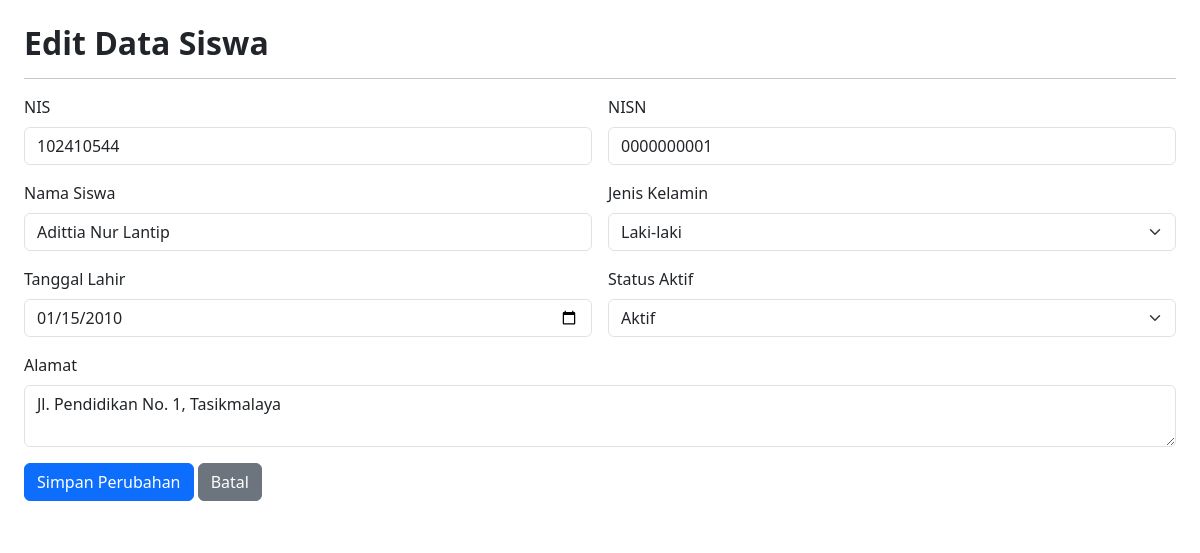
The app's page /edit_siswa.php?id=1 (signed in) with its own data.
### tables this page shows
CREATE TABLE `t_siswa` (
  `id` int(11) NOT NULL,
  `nis` varchar(30) DEFAULT NULL,
  `nisn` varchar(20) NOT NULL,
  `nama` varchar(150) DEFAULT NULL,
  `jenis_kelamin` char(1) NOT NULL,
  `tanggal_lahir` date NOT NULL,
  `alamat` text NOT NULL,
  `status_aktif` tinyint(1) NOT NULL,
  `created_at` timestamp NOT NULL DEFAULT current_timestamp(),
  `updated_at` timestamp NOT NULL DEFAULT current_timestamp()
);

### edit_siswa.php (the view, shortened to what this page needs)
<?php
require_once __DIR__ . '/config/koneksi.php';
$embed = (($_GET['embed'] ?? '') === '1');
$id = filter_var(
    $_GET['id'] ?? null,
    FILTER_VALIDATE_INT
);
$stmt = mysqli_prepare(
    $koneksi,
    'SELECT * FROM t_siswa WHERE id = ?'
);
mysqli_stmt_bind_param($stmt, 'i', $id);
mysqli_stmt_execute($stmt);
$siswa = mysqli_fetch_assoc(
    mysqli_stmt_get_result($stmt)
);
function e($v)
{
    return htmlspecialchars(
        (string) $v,
        ENT_QUOTES,
        'UTF-8'
    );
}
?>
<?php
if (!$embed):
?>
<!doctype html>
<html lang="id">
<head>
    <link
        href="https://cdn.jsdelivr.net/npm/bootstrap@5.3.3/dist/css/bootstrap.min.css"
        rel="stylesheet"
    >
</head>
<body>
<?php endif; ?>
<div class="container-fluid p-3 p-md-4 bg-white">
    <h2 class="fw-bold">Edit Data Siswa</h2>
    <hr>
    <form
        action="proses_edit_siswa.php"
        method="post"
        class="row g-3"
    >
        <div class="col-12 col-md-6">
            <label class="form-label" for="nis">
                NIS
            </label>
            <input
                id="nis"
                class="form-control"
                name="nis"
                maxlength="15"
                inputmode="numeric"
                pattern="[0-9]{1,15}"
                title="NIS hanya boleh angka, maksimal 15 digit"
                oninput="this.value=this.value.replace(/[^0-9]/g, '').slice(0,15)"
                value="<?= e($siswa['nis']) ?>"
                required
            >
        </div>
        <div class="col-12 col-md-6">
            <label class="form-label" for="nisn">
                NISN
            </label>
            <input
                id="nisn"
                class="form-control"
                name="nisn"
                maxlength="10"
                inputmode="numeric"
                pattern="[0-9]{1,10}"
                title="NISN hanya boleh angka, maksimal 10 digit"
                oninput="this.value=this.value.replace(/[^0-9]/g, '').slice(0,10)"
                value="<?= e($siswa['nisn']) ?>"
                required
            >
        </div>
        <div class="col-12 col-md-6">
            <label class="form-label" for="nama">
                Nama Siswa
            </label>
            <input
                id="nama"
                class="form-control"
                name="nama"
                maxlength="150"
                value="<?= e($siswa['nama']) ?>"
                required
            >
        </div>
        <div class="col-12 col-md-6">
            <label class="form-label" for="jenis_kelamin">
                Jenis Kelamin
            </label>
            <select
                id="jenis_kelamin"
                name="jenis_kelamin"
                class="form-select"
                required
            >
                <option
                    value="L"
                    <?= $siswa['jenis_kelamin'] === 'L' ? 'selected' : '' ?>
                >
                    Laki-laki
                </option>
            </select>
        </div>
        <div class="col-12 col-md-6">
            <label class="form-label" for="tanggal_lahir">
                Tanggal Lahir
            </label>
            <input
                id="tanggal_lahir"
                type="date"
                class="form-control"
                name="tanggal_lahir"
                value="<?= e($siswa['tanggal_lahir']) ?>"
                required
            >
        </div>
        <div class="col-12 col-md-6">
            <label class="form-label" for="status_aktif">
                Status Aktif
            </label>
            <select
                id="status_aktif"
                name="status_aktif"
                class="form-select"
                required
            >
                <option
                    value="1"
                    <?=(int) $siswa['status_aktif'] === 1 ? 'selected' : ''?>
                >
                    Aktif
                </option>
            </select>
        </div>
        <div class="col-12">
            <label class="form-label" for="alamat">
                Alamat
            </label>
            <textarea
                id="alamat"
                name="alamat"
                class="form-control"
                rows="2"
                required
            ><?= e($siswa['alamat']) ?></textarea>
        </div>
        <div class="col-12">
            <button
                class="btn btn-primary"
                type="submit"
            >
                Simpan Perubahan
            </button>
            <a
                class="btn btn-secondary"
                href="kelola_siswa.php<?= $embed ? '?embed=1' : '' ?>"
            >
                Batal
            </a>
        </div>
    </form>
</div>
<?php
if (!$embed):
?>
</body>
</html>
<?php endif; ?>

### records on screen
t_siswa: nis "102410544", nisn "0000000001", nama "Adittia Nur Lantip", jenis_kelamin "Laki-laki", tanggal_lahir "01/15/2010", status_aktif "Aktif", alamat "Jl. Pendidikan No. 1, Tasikmalaya"
